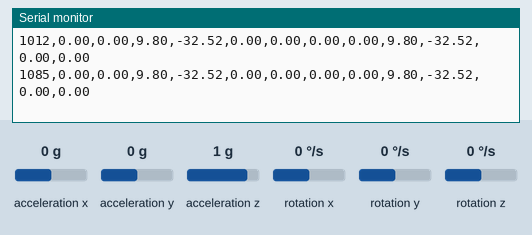
The sketch below on a simulated Arduino Uno, built with avr-gcc and run on an emulated ATmega328P. On the bench: the last lines printed to the serial monitor. Wiring (inferred from the names in the program): MPU-6050 motion sensor at I2C address 0x68; MPU-6050 motion sensor at I2C address 0x69. The test bench sets the inputs (shaded band); at power-on: acceleration x 0 g, rotation x 0 °/s, acceleration y 0 g, acceleration z 1 g, rotation y 0 °/s, rotation z 0 °/s.

Above: at 1.2 s.
1.3 s: acceleration x set to -1.4 g
At 1.8 s:
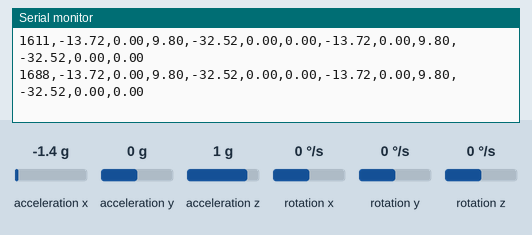
4.3 s: rotation x set to -192 °/s
At 4.9 s:
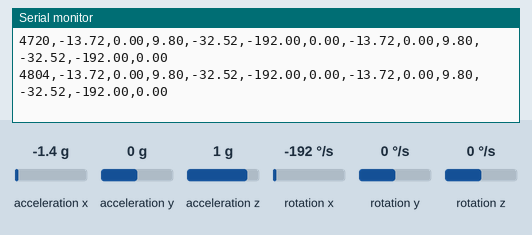
7.3 s: acceleration y set to -1.4 g
At 8.2 s:
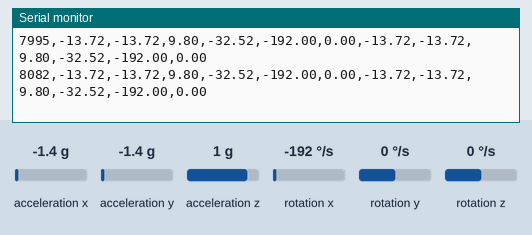
10.3 s: acceleration z set to -0.8 g
At 10.52 s:
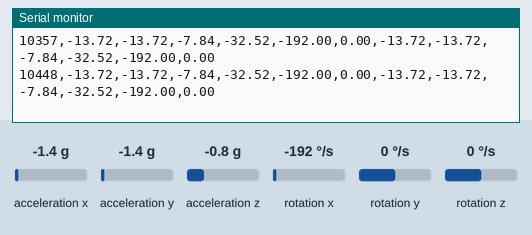
13.3 s: rotation y set to 100 °/s
At 13.33 s:
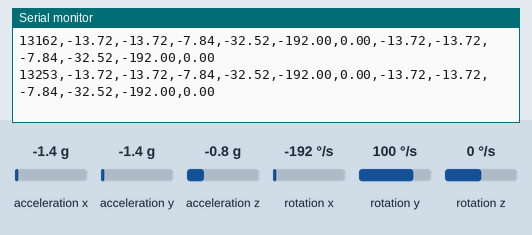
16.3 s: rotation x set to 0 °/s
At 16.35 s:
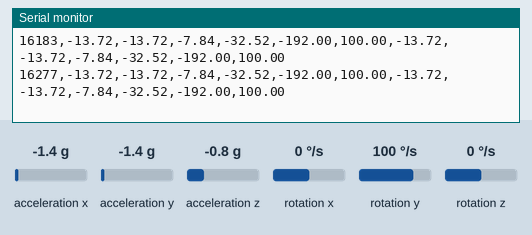
Timing chart, 0 to 19.3 s (numbered marks = the images above; inputs shaded):
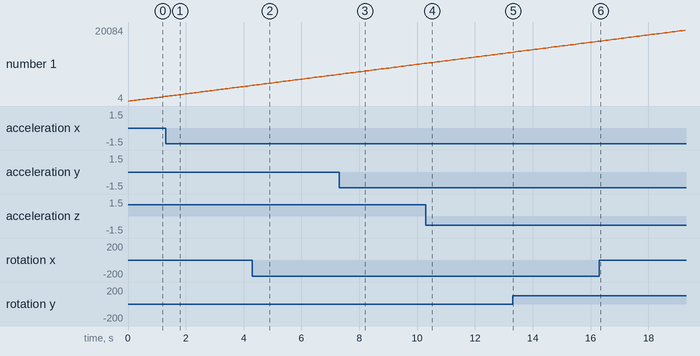

The sketch:

MPU6050_code.ino
```cpp
#include<math.h>
#include <Wire.h>

#include <SD.h>
#include <SPI.h>


const int MPU2=0x69,MPU1=0x68;
long AcX1, AcY1, AcZ1,AcX2, AcY2, AcZ2;
float gForceX, gForceY, gForceZ;

float AccX1,AccY1,AccZ1,GyX1,GyY1,GyZ1;
float AccX2,AccY2,AccZ2,GyX2,GyY2,GyZ2;
float rotX2, rotY2, rotZ2;
float rotX1, rotY1, rotZ1;
//NewPing sonar(4,5,3000);
void setup() {
 // pinMode(13,OUTPUT);
  //pinMode(8,OUTPUT);
  Serial.begin(9600);

  Wire.begin();


    Wire.begin();
    Wire.beginTransmission(MPU1);
    Wire.write(0x6B);// PWR_MGMT_1 register
    Wire.write(0); // set to zero (wakes up the MPU-6050)
    Wire.endTransmission(true);Wire.begin();
    Wire.beginTransmission(MPU2);
    Wire.write(0x6B);// PWR_MGMT_1 register
    Wire.write(0); // set to zero (wakes up the MPU-6050)
    Wire.endTransmission(true);


}


void loop() {


  //get values for first mpu having address of 0x68
  GetMpuValue1(MPU1);

  //get values for second mpu having address of 0x69
  GetMpuValue2(MPU2);

  Serial.print(millis());
  Serial.print(",");
  Serial.print(AccX1 * 9.8);
  Serial.print(",");
  Serial.print(AccY1 * 9.8);
  Serial.print(",");
  Serial.print(AccZ1 * 9.8);
  Serial.print(",");
  Serial.print(rotX1);
  Serial.print(",");
  Serial.print(rotY1);
  Serial.print(",");
  Serial.print(rotZ1);
  Serial.print(",");
  Serial.print(AccX2 * 9.8);
  Serial.print(",");
  Serial.print(AccY2 * 9.8);
  Serial.print(",");
  Serial.print(AccZ2 * 9.8);
  Serial.print(",");
  Serial.print(rotX2);
  Serial.print(",");
  Serial.print(rotY2);
  Serial.print(",");
  Serial.println(rotZ2);

}


//----------------------------------------------\user defined functions\--------------------------------------------------


 void GetMpuValue1(const int MPU){

      Wire.beginTransmission(MPU);
      Wire.write(0x3B); // starting with register 0x3B (ACCEL_XOUT_H)
      Wire.endTransmission(false);
      Wire.requestFrom(MPU, 14, true); // request a total of 14 registers
      AcX1=Wire.read()<<8| Wire.read(); // 0x3B (ACCEL_XOUT_H) & 0x3C (ACCEL_XOUT_L)
      AcY1=Wire.read()<<8|  Wire.read(); // 0x3D (ACCEL_YOUT_H) & 0x3E (ACCEL_YOUT_L)
      AcZ1=Wire.read()<<8| Wire.read(); // 0x3F (ACCEL_ZOUT_H) & 0x40 (ACCEL_ZOUT_L)
      //Tmp1=Wire.read()<<8| Wire.read(); // 0x41 (TEMP_OUT_H) & 0x42 (TEMP_OUT_L)
      GyX1=Wire.read()<<8| Wire.read(); // 0x43 (GYRO_XOUT_H) & 0x44 (GYRO_XOUT_L)
      GyY1=Wire.read()<<8| Wire.read(); // 0x45 (GYRO_YOUT_H) & 0x46 (GYRO_YOUT_L)
      GyZ1=Wire.read()<<8| Wire.read(); // 0x47 (GYRO_ZOUT_H) & 0x48 (GYRO_ZOUT_L)

    processAccelData1();

     }


  void processAccelData1() {
  AccX1= gForceX = AcX1 / 16384.0;
  AccY1= gForceY = AcY1 / 16384.0;
  AccZ1= gForceZ = AcZ1 / 16384.0;

  rotX1=(GyX1/131.0);
  rotY1=(GyY1/131.0);
  rotZ1=(GyZ1/131.0);


    // ## conversion from bits to real-world values
    // accel_factor = ((2.0**15.0)-1.0)/2.0 # conversion using sensitivity (+- 2g or 2*9.8)
    // gyro_factor = ((2.0**15.0)-1.0)/250.0 # conversion using sensitivity (250 deg/sec)

}


 void GetMpuValue2(const int MPU){

      Wire.beginTransmission(MPU);
      Wire.write(0x3B); // starting with register 0x3B (ACCEL_XOUT_H)
      Wire.endTransmission(false);
      Wire.requestFrom(MPU, 14, true); // request a total of 14 registers
      AcX2=Wire.read()<<8| Wire.read(); // 0x3B (ACCEL_XOUT_H) & 0x3C (ACCEL_XOUT_L)
      AcY2=Wire.read()<<8|  Wire.read(); // 0x3D (ACCEL_YOUT_H) & 0x3E (ACCEL_YOUT_L)
      AcZ2=Wire.read()<<8| Wire.read(); // 0x3F (ACCEL_ZOUT_H) & 0x40 (ACCEL_ZOUT_L)
     // Tmp2=Wire.read()<<8| Wire.read(); // 0x41 (TEMP_OUT_H) & 0x42 (TEMP_OUT_L)
      GyX2=Wire.read()<<8| Wire.read(); // 0x43 (GYRO_XOUT_H) & 0x44 (GYRO_XOUT_L)
      GyY2=Wire.read()<<8| Wire.read(); // 0x45 (GYRO_YOUT_H) & 0x46 (GYRO_YOUT_L)
      GyZ2=Wire.read()<<8| Wire.read(); // 0x47 (GYRO_ZOUT_H) & 0x48 (GYRO_ZOUT_L)

      processAccelData2();

     }


     void processAccelData2() {
    AccX2= gForceX = AcX2 / 16384.0;
    AccY2= gForceY = AcY2 / 16384.0;
    AccZ2= gForceZ = AcZ2 / 16384.0;

  rotX2=(GyX2/131.0);
  rotY2=(GyY2/131.0);
  rotZ2=(GyZ2/131.0);


    // ## conversion from bits to real-world values
    // accel_factor = ((2.0**15.0)-1.0)/2.0 # conversion using sensitivity (+- 2g)
    // gyro_factor = ((2.0**15.0)-1.0)/250.0 # conversion using sensitivity (250 deg/sec)


}
```

Measured:
- after the input at 1.3 s, the serial monitor: prints a new line after 0.07 s (image 1)
- after the input at 4.3 s, the serial monitor: prints a new line after 0.07 s (image 2)
- after the input at 7.3 s, the serial monitor: prints a new line after 0.15 s (image 3)
- after the input at 10.3 s, the serial monitor: prints a new line after 0.12 s (image 4)
- plotted number 1: 1230 → 4228 after the input at 1.3 s, 4228 → 7217 after the input at 4.3 s, 7217 → 10181 after the input at 7.3 s, 10181 → 13162 after the input at 10.3 s, 13162 → 16183 after the input at 13.3 s
